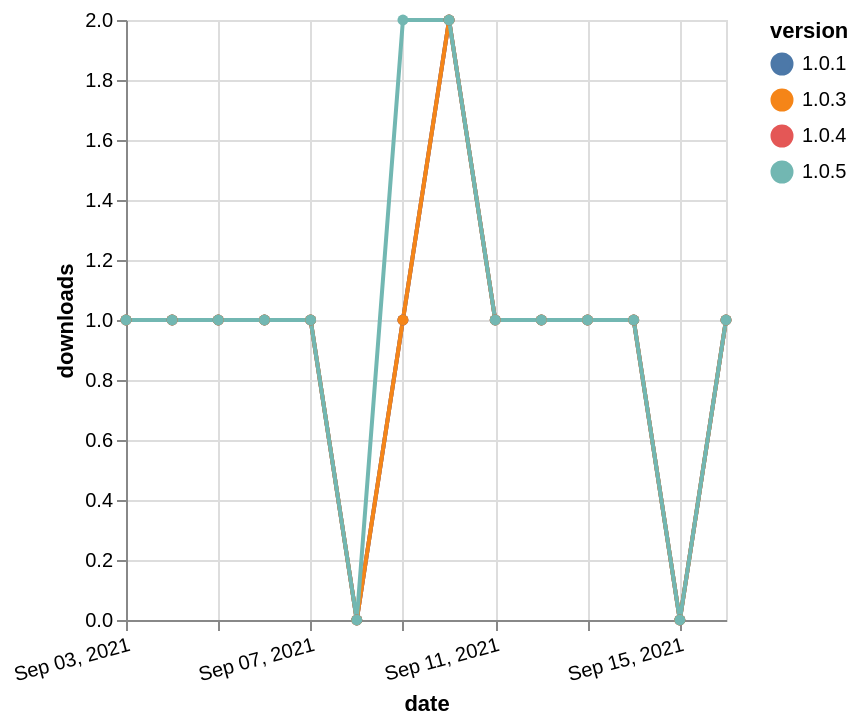

Write the Vega-Lite specification saved for this chart.
### Vega-Lite specification from a JSON file in a GitHub repository (floating-point values rounded to 4 significant figures)
{"$schema": "https://vega.github.io/schema/vega-lite/v5.json", "description": "A simple bar chart with embedded data.", "data": {"values": [{"date": "2021-09-03", "total": 142, "delta": 1, "version": "1.0.4"}, {"date": "2021-09-04", "total": 143, "delta": 1, "version": "1.0.4"}, {"date": "2021-09-05", "total": 144, "delta": 1, "version": "1.0.4"}, {"date": "2021-09-06", "total": 145, "delta": 1, "version": "1.0.4"}, {"date": "2021-09-07", "total": 146, "delta": 1, "version": "1.0.4"}, {"date": "2021-09-08", "total": 146, "delta": 0, "version": "1.0.4"}, {"date": "2021-09-09", "total": 147, "delta": 1, "version": "1.0.4"}, {"date": "2021-09-10", "total": 149, "delta": 2, "version": "1.0.4"}, {"date": "2021-09-11", "total": 150, "delta": 1, "version": "1.0.4"}, {"date": "2021-09-12", "total": 151, "delta": 1, "version": "1.0.4"}, {"date": "2021-09-13", "total": 152, "delta": 1, "version": "1.0.4"}, {"date": "2021-09-14", "total": 153, "delta": 1, "version": "1.0.4"}, {"date": "2021-09-15", "total": 153, "delta": 0, "version": "1.0.4"}, {"date": "2021-09-16", "total": 154, "delta": 1, "version": "1.0.4"}, {"date": "2021-09-03", "total": 142, "delta": 1, "version": "1.0.1"}, {"date": "2021-09-04", "total": 143, "delta": 1, "version": "1.0.1"}, {"date": "2021-09-05", "total": 144, "delta": 1, "version": "1.0.1"}, {"date": "2021-09-06", "total": 145, "delta": 1, "version": "1.0.1"}, {"date": "2021-09-07", "total": 146, "delta": 1, "version": "1.0.1"}, {"date": "2021-09-08", "total": 146, "delta": 0, "version": "1.0.1"}, {"date": "2021-09-09", "total": 147, "delta": 1, "version": "1.0.1"}, {"date": "2021-09-10", "total": 149, "delta": 2, "version": "1.0.1"}, {"date": "2021-09-11", "total": 150, "delta": 1, "version": "1.0.1"}, {"date": "2021-09-12", "total": 151, "delta": 1, "version": "1.0.1"}, {"date": "2021-09-13", "total": 152, "delta": 1, "version": "1.0.1"}, {"date": "2021-09-14", "total": 153, "delta": 1, "version": "1.0.1"}, {"date": "2021-09-15", "total": 153, "delta": 0, "version": "1.0.1"}, {"date": "2021-09-16", "total": 154, "delta": 1, "version": "1.0.1"}, {"date": "2021-09-03", "total": 142, "delta": 1, "version": "1.0.3"}, {"date": "2021-09-04", "total": 143, "delta": 1, "version": "1.0.3"}, {"date": "2021-09-05", "total": 144, "delta": 1, "version": "1.0.3"}, {"date": "2021-09-06", "total": 145, "delta": 1, "version": "1.0.3"}, {"date": "2021-09-07", "total": 146, "delta": 1, "version": "1.0.3"}, {"date": "2021-09-08", "total": 146, "delta": 0, "version": "1.0.3"}, {"date": "2021-09-09", "total": 147, "delta": 1, "version": "1.0.3"}, {"date": "2021-09-10", "total": 149, "delta": 2, "version": "1.0.3"}, {"date": "2021-09-11", "total": 150, "delta": 1, "version": "1.0.3"}, {"date": "2021-09-12", "total": 151, "delta": 1, "version": "1.0.3"}, {"date": "2021-09-13", "total": 152, "delta": 1, "version": "1.0.3"}, {"date": "2021-09-14", "total": 153, "delta": 1, "version": "1.0.3"}, {"date": "2021-09-15", "total": 153, "delta": 0, "version": "1.0.3"}, {"date": "2021-09-16", "total": 154, "delta": 1, "version": "1.0.3"}, {"date": "2021-09-03", "total": 168, "delta": 1, "version": "1.0.5"}, {"date": "2021-09-04", "total": 169, "delta": 1, "version": "1.0.5"}, {"date": "2021-09-05", "total": 170, "delta": 1, "version": "1.0.5"}, {"date": "2021-09-06", "total": 171, "delta": 1, "version": "1.0.5"}, {"date": "2021-09-07", "total": 172, "delta": 1, "version": "1.0.5"}, {"date": "2021-09-08", "total": 172, "delta": 0, "version": "1.0.5"}, {"date": "2021-09-09", "total": 174, "delta": 2, "version": "1.0.5"}, {"date": "2021-09-10", "total": 176, "delta": 2, "version": "1.0.5"}, {"date": "2021-09-11", "total": 177, "delta": 1, "version": "1.0.5"}, {"date": "2021-09-12", "total": 178, "delta": 1, "version": "1.0.5"}, {"date": "2021-09-13", "total": 179, "delta": 1, "version": "1.0.5"}, {"date": "2021-09-14", "total": 180, "delta": 1, "version": "1.0.5"}, {"date": "2021-09-15", "total": 180, "delta": 0, "version": "1.0.5"}, {"date": "2021-09-16", "total": 181, "delta": 1, "version": "1.0.5"}]}, "width": "container", "mark": {"type": "line", "point": {"filled": true}}, "encoding": {"x": {"field": "date", "type": "temporal", "timeUnit": "yearmonthdate", "title": "date", "axis": {"labelAngle": -15}}, "y": {"field": "delta", "type": "quantitative", "title": "downloads"}, "color": {"field": "version", "type": "nominal"}, "tooltip": {"field": "delta"}}}
